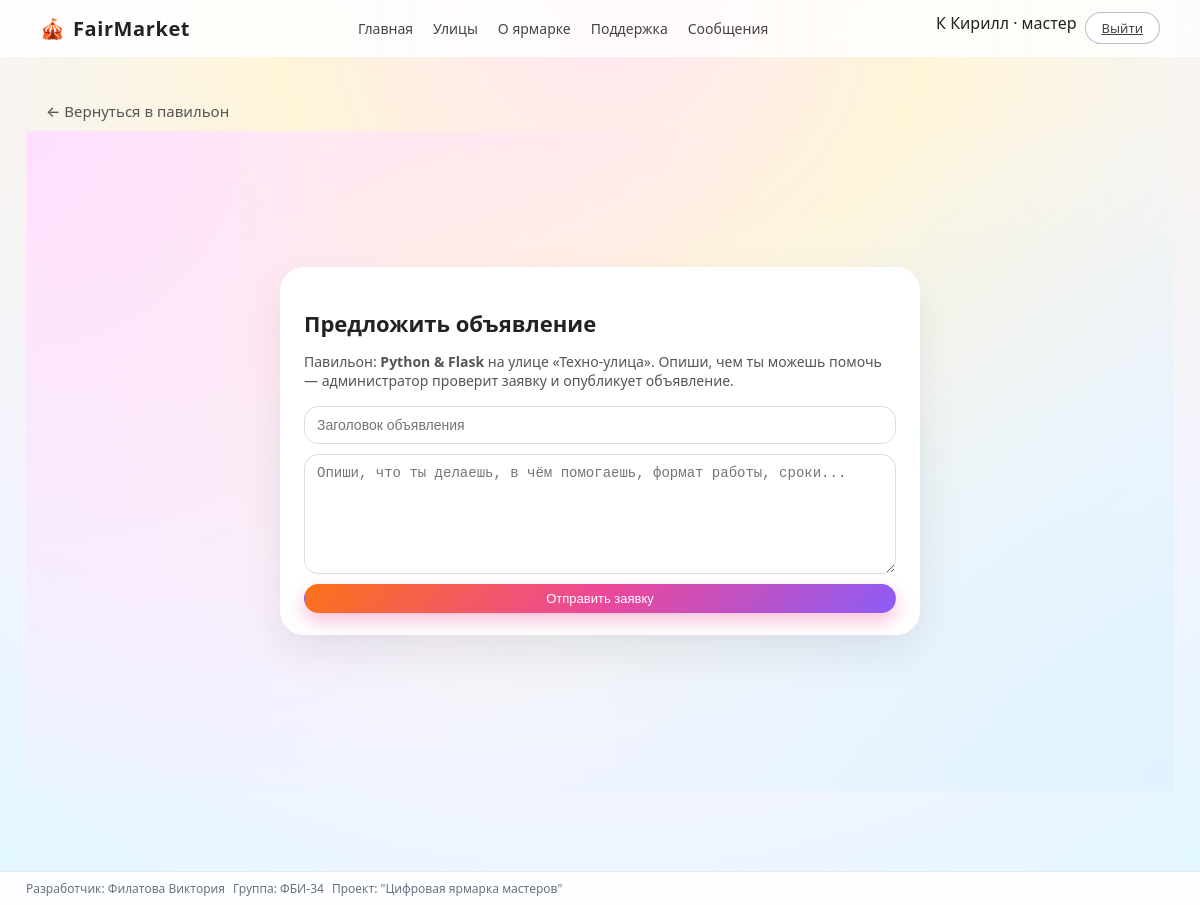
The app's page /pavilion/1/offer (signed in) with its own data.
### app.py (models this page shows, shortened)
class Ad(db.Model):
    __tablename__ = "ads"
    id = db.Column(db.Integer, primary_key=True)
    title = db.Column(db.String(200), nullable=False)
    text = db.Column(db.Text, nullable=False)
    author_name = db.Column(db.String(120))
    pavilion_id = db.Column(
        db.Integer,
        db.ForeignKey("pavilions.id"),
        nullable=False,
    )
    master_id = db.Column(
        db.Integer,
        db.ForeignKey("users.id"),
        nullable=True,
    )
    master = db.relationship("User", foreign_keys=[master_id])

class Pavilion(db.Model):
    __tablename__ = "pavilions"
    id = db.Column(db.Integer, primary_key=True)
    title = db.Column(db.String(200), nullable=False)
    street_id = db.Column(db.Integer, db.ForeignKey("streets.id"), nullable=False)
    description = db.Column(db.Text, nullable=True)
    ads = db.relationship("Ad", backref="pavilion", lazy="select")

class Street(db.Model):
    __tablename__ = "streets"
    id = db.Column(db.Integer, primary_key=True)
    name = db.Column(db.String(120), nullable=False)
    code = db.Column(db.String(50), nullable=False, unique=True)
    pavilions = db.relationship("Pavilion", backref="street", lazy="select")

### app.py (the view, shortened to what this page needs)
@app.route("/pavilion/<int:pavilion_id>/offer", methods=["GET", "POST"])
@login_required
def offer_ad(pavilion_id):
    fio, group = get_student_info()
    pavilion = Pavilion.query.get_or_404(pavilion_id)
    if session.get("user_role") not in ("master", "admin"):
        flash("Предлагать объявления могут только мастера.", "error")
        return redirect(url_for("pavilion_page", pavilion_id=pavilion_id))
    form = {"title": "", "text": ""}
    errors = []
    return render_template(
        "offer_ad.html",
        pavilion=pavilion,
        form=form,
        errors=errors,
        fio=fio,
        group=group,
    )

### app.py (called while the page is built, shortened)
def get_student_info():
    return "Филатова Виктория", "ФБИ-34"

def recalc_unread_total():
    if "user_id" not in session:
        session["unread_total"] = 0
        return
    user_id = session["user_id"]
    role = session.get("user_role")
    if role == "master":
        ads = Ad.query.filter_by(master_id=user_id).all()
        if not ads:
            session["unread_total"] = 0
            return
        ad_ids = [a.id for a in ads]
        unread_total = AdMessage.query.filter(
            AdMessage.ad_id.in_(ad_ids),
            AdMessage.receiver_id == user_id,
            AdMessage.is_read.is_(False),
        ).count()
        session["unread_total"] = unread_total
        return
    unread_total = AdMessage.query.filter_by(
        receiver_id=user_id,
        is_read=False,
    ).count()
    session["unread_total"] = unread_total

def recalc_admin_counters():
    if session.get("user_role") != "admin":
        session["admin_requests"] = 0
        session["admin_support_new"] = 0
        return

@app.before_request
def auto_update_unread():
    if "user_id" in session:
        recalc_unread_total()
        recalc_support_badge()
        recalc_admin_counters()
    else:
        session["unread_total"] = 0
        session["support_unread"] = 0
        session["admin_support_new"] = 0
        session["admin_requests"] = 0

def login_required(view_func):
    @wraps(view_func)
    def wrapped(*args, **kwargs):
        if "user_id" not in session:
            flash("Нужно войти на сайт.", "error")
            return redirect(url_for("login"))
        return view_func(*args, **kwargs)
    return wrapped

### templates/offer_ad.html (shortened to what this page needs)
{% extends "base.html" %}
{% block content %}
<a href="{{ url_for('pavilion_page', pavilion_id=pavilion.id) }}" class="auth-back">
    ← Вернуться в павильон
</a>
<div class="offer-wrapper">
    <div class="offer-card">
        <h1 class="offer-title">Предложить объявление</h1>
        <p class="offer-subtitle">
            Павильон: <b>{{ pavilion.title }}</b> на улице «{{ pavilion.street.name }}».
            Опиши, чем ты можешь помочь — администратор проверит заявку и опубликует объявление.
        </p>
        <form method="POST" class="offer-form">
            <input class="offer-input"
                   type="text"
                   name="title"
                   placeholder="Заголовок объявления"
                   value="{{ form.title }}"
                   required>
            <textarea class="offer-textarea"
                      name="text"
                      placeholder="Опиши, что ты делаешь, в чём помогаешь, формат работы, сроки..."
                      required>{{ form.text }}</textarea>
            <button type="submit" class="btn btn-primary auth-btn">
                Отправить заявку
            </button>
        </form>
    </div>
</div>
{% endblock %}

### templates/base.html (shortened to what this page needs)
<!doctype html>
<html lang="ru">
<head>
    <link rel="stylesheet" href="{{ url_for('static', filename='style.css') }}">
</head>
<body>
<header class="site-header">
    <div class="logo">
        🎪 <span>FairMarket</span>
    </div>
    <nav class="main-nav">
        <a href="{{ url_for('index') }}">Главная</a>
        <a href="{{ url_for('index') }}#streets">Улицы</a>
        <a href="{{ url_for('about') }}">О ярмарке</a>
        {% if session.get('user_id') %}
            <a href="{{ url_for('support') }}">
                Поддержка
            </a>
        {% endif %}
        {% if session.get('user_role') == 'master' %}
            <a href="{{ url_for('ad_messages') }}" class="nav-messages-link">
                Сообщения
            </a>
        {% endif %}
    </nav>
    <div class="auth-block header-auth">
        {% if session.get('user_id') %}
            <span class="user-chip">
                <span class="user-avatar">
                    {{ session.get('username', '?')[0] | upper }}
                </span>
                <span class="user-name">
                    {{ session.get('username', 'Гость') }}
                    {% if session.get('user_role') == 'master' %}
                        · мастер
                    {% elif session.get('user_role') == 'admin' %}
                        · админ
                    {% endif %}
                </span>
            </span>
            <a href="{{ url_for('logout') }}" class="btn btn-outline">
                Выйти
            </a>
        {% endif %}
    </div>
</header>
<main class="page-content">
    {% block content %}{% endblock %}
</main>
<footer class="site-footer">
    <div class="footer-inner">
        <span>Разработчик: {{ fio|default('Филатова Виктория') }}</span>
        <span>Группа: {{ group|default('ФБИ-34') }}</span>
        <span>Проект: "Цифровая ярмарка мастеров"</span>
    </div>
</footer>
</body>
</html>

### static/style.css (style rules this page uses)
*, *::before, *::after { box-sizing: border-box; }
body { margin: 0; font-family: system-ui, -apple-system, BlinkMacSystemFont, "Segoe UI", sans-serif; background: radial-gradient(circle at top, #ffe6f3 0, #fff5d9 30%, #f3f4ff 70%, #e0f7ff 100%); color: #222; }
.site-header { position: sticky; top: 0; z-index: 20; display: flex; align-items: center; justify-content: space-between; padding: 12px 40px; backdrop-filter: blur(14px); background: linear-gradient(to right, rgba(255,255,255,0.9), rgba(255,255,255,0.75)); border-bottom: 1px solid rgba(255,255,255,0.8); }
.logo { display: flex; align-items: center; gap: 8px; font-weight: 700; font-size: 20px; }
.logo span { letter-spacing: 0.03em; }
.main-nav { display: flex; gap: 20px; font-size: 14px; }
.main-nav a { text-decoration: none; color: #444; position: relative; }
.main-nav a::after { content: ""; position: absolute; left: 0; bottom: -4px; width: 0; height: 2px; background: linear-gradient(90deg, #f97316, #ec4899, #8b5cf6); transition: width .2s ease-out; }
.auth-block { display: flex; gap: 8px; }
.btn { border-radius: 999px; padding: 6px 16px; font-size: 13px; border: 1px solid transparent; cursor: pointer; transition: transform .12s ease-out, box-shadow .12s ease-out, background .12s ease-out, color .12s ease-out; white-space: nowrap; }
.btn-primary { background: linear-gradient(135deg, #f97316, #ec4899, #8b5cf6); color: #fff; box-shadow: 0 8px 18px rgba(236, 72, 153, 0.35); }
.btn-outline { background: rgba(255,255,255,0.9); color: #444; border-color: rgba(148,163,184,0.7); }
.page-content { max-width: 1180px; margin: 0 auto; padding: 24px 16px 80px; }
.site-footer { border-top: 1px solid rgba(226, 232, 240, 0.9); background: rgba(255,255,255,0.9); padding: 8px 0; }
.footer-inner { max-width: 1180px; margin: 0 auto; padding: 0 16px; font-size: 12px; color: #6b7280; display: flex; flex-wrap: wrap; gap: 8px; align-items: center; }
.nav-messages-link { position: relative; }

### templates/offer_ad.html (style rules this page uses)
.auth-back { display: inline-block; margin: 20px 0 10px 20px; font-size: 15px; color: #555; text-decoration: none; font-weight: 500; transition: .2s; }
.offer-wrapper { min-height: calc(100vh - 140px); display: flex; justify-content: center; align-items: center; padding: 30px 20px 50px; background: radial-gradient(circle at 0 0, #ffe0ff 0, transparent 55%), radial-gradient(circle at 100% 100%, #e0f3ff 0, transparent 55%); }
.offer-card { background: #fff; border-radius: 24px; padding: 26px 24px 22px; max-width: 640px; width: 100%; box-shadow: 0 18px 40px rgba(15,23,42,0.08); }
.offer-title { font-size: 22px; font-weight: 800; margin-bottom: 6px; }
.offer-subtitle { font-size: 14px; color: #555; margin-bottom: 16px; }
.offer-form { display: flex; flex-direction: column; gap: 10px; }
.offer-input, .offer-textarea { width: 100%; border-radius: 14px; border: 1px solid #ddd; padding: 10px 12px; font-size: 14px; outline: none; transition: border-color .2s, box-shadow .2s, background .2s; background: rgba(255,255,255,0.95); resize: vertical; }
.offer-textarea { min-height: 120px; }

### records on screen
Ad: get "Кирилл"
Pavilion: title "Python & Flask"
Street: street.name "Техно-улица"

### other values on screen
{{ session.get('username', '?')[0] | upper }} "К"
{{ fio|default('Филатова Виктория') }} "Филатова Виктория"
{{ group|default('ФБИ-34') }} "ФБИ-34"
